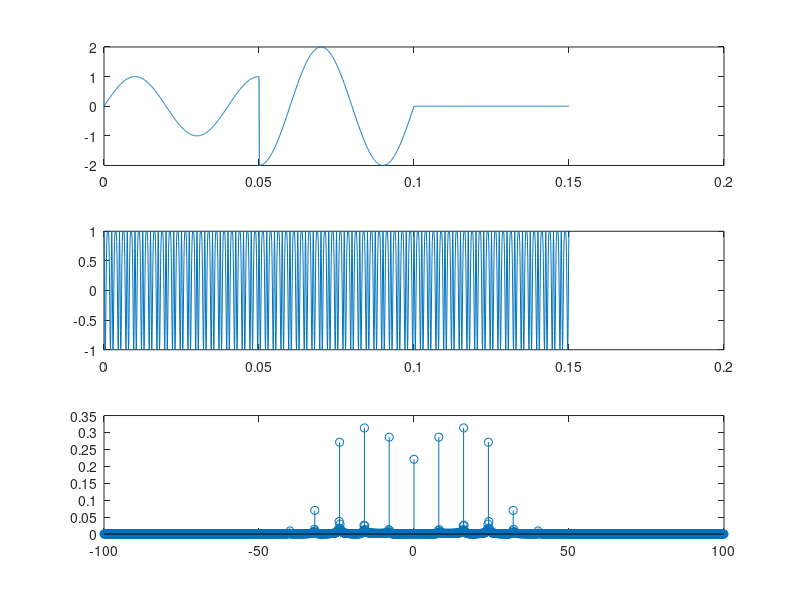

The MATLAB script that drew this image:
%EXERCICIO 2 DE MODULACAO FREQUENCIA

%limpar imagens, variaveis e janela de comando
clear all
close all
clc

%carregar as bibliotecas
pkg load control
pkg load signal

%Faixas de tempo
t  = [0.0000:0.0001:0.15];
t1 = [0.0000:0.0001:0.05];
t2 = [0.0501:0.0001:0.10];
t3 = [0.1001:0.0001:0.15];

%Sinal da Mensagem
Am_1 = 1;
Am_2 = -2;
Am_3 = 0;
fm = 25;
Fm_1 = Am_1*sin(2*pi*fm*t1);
Fm_2 = Am_2*sin(2*pi*fm*t2);
Fm_3 = Am_3*sin(2*pi*fm*t3);

%Concatenar a funcao
Fm = horzcat(Fm_1,Fm_2);
Fm = horzcat(Fm,Fm_3);
Am = Fm/sin(2*pi*fm*t);

%Constantes
mf = 0.5;
Kf = (mf*fm)/Am

%Sinal da Portadora
Ap = 1;
fp = 200;
Fp = Ap*sin(2*pi*fp*t);

%Equacao Sinal Modulado
F_Mod_Kf1 = Ap*cos( 2*pi.*Fp + 2*pi*quad(Kf.*Fm,0,t) );

%Dominio da Frequencia
vf = linspace(-fp/2,fp/2,length(t));
N = length(t);
psd_Kf1 = fftshift(fft(F_Mod_Kf1)/N);
power_Kf1 = abs(psd_Kf1);


% --- PLOTS ---
figure
subplot(3,1,1)
plot(t, Fm)
subplot(3,1,2)
plot(t,F_Mod_Kf1)
subplot(3,1,3)
stem(vf,power_Kf1)

